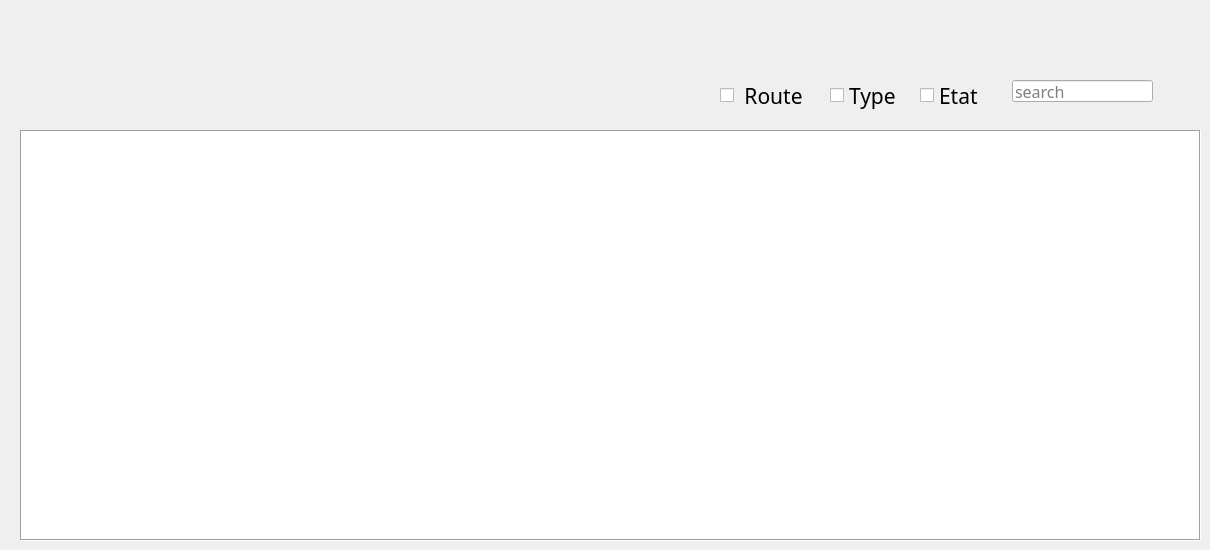
      <widget class="QWidget" name="page_23">
       <widget class="QPushButton" name="pushButton_AjouterComposant_2">
        <property name="geometry">
         <rect>
          <x>210</x>
          <y>50</y>
          <width>131</width>
          <height>41</height>
         </rect>
        </property>
        <property name="toolTip">
         <string>&lt;html&gt;&lt;head/&gt;&lt;body&gt;&lt;p&gt;Ajouter Un Comlposant&lt;/p&gt;&lt;/body&gt;&lt;/html&gt;</string>
        </property>
        <property name="styleSheet">
         <string notr="true">

#pushButton_AjouterComposant_2
  {
background-color: transparent;
border-image: url(:Ajouter Composant.png);
background: none;
border: none;
background-repeat: none;
}
#pushButton_AjouterComposant_2:hover
{
   border-image: url(:Ajouter Composant_hover.png);
}</string>
        </property>
        <property name="text">
         <string/>
        </property>
       </widget>
       <widget class="QLineEdit" name="Ressource_Search_2">
        <property name="geometry">
         <rect>
          <x>1012</x>
          <y>80</y>
          <width>141</width>
          <height>22</height>
         </rect>
        </property>
        <property name="font">
         <font>
          <family>Javanese Text</family>
          <pointsize>12</pointsize>
         </font>
        </property>
        <property name="toolTip">
         <string>search</string>
        </property>
        <property name="inputMask">
         <string/>
        </property>
        <property name="text">
         <string/>
        </property>
        <property name="frame">
         <bool>true</bool>
        </property>
        <property name="cursorPosition">
         <number>0</number>
        </property>
        <property name="placeholderText">
         <string>search</string>
        </property>
       </widget>
       <widget class="QCheckBox" name="checkBox_TYPE_RESS_2">
        <property name="geometry">
         <rect>
          <x>830</x>
          <y>80</y>
          <width>71</width>
          <height>31</height>
         </rect>
        </property>
        <property name="font">
         <font>
          <family>Corbel</family>
          <pointsize>16</pointsize>
         </font>
        </property>
        <property name="text">
         <string>Type </string>
        </property>
       </widget>
       <widget class="QCheckBox" name="checkBox_NOM_RESS_2">
        <property name="geometry">
         <rect>
          <x>720</x>
          <y>80</y>
          <width>91</width>
          <height>31</height>
         </rect>
        </property>
        <property name="font">
         <font>
          <family>Corbel</family>
          <pointsize>16</pointsize>
         </font>
        </property>
        <property name="text">
         <string> Route</string>
        </property>
       </widget>
       <widget class="QCheckBox" name="checkBox_ETAT_RESS_2">
        <property name="geometry">
         <rect>
          <x>920</x>
          <y>80</y>
          <width>81</width>
          <height>31</height>
         </rect>
        </property>
        <property name="font">
         <font>
          <family>Corbel</family>
          <pointsize>16</pointsize>
         </font>
        </property>
        <property name="text">
         <string>Etat</string>
        </property>
       </widget>
       <widget class="QTableView" name="tableView_Ressources_2">
        <property name="geometry">
         <rect>
          <x>20</x>
          <y>130</y>
          <width>1181</width>
          <height>411</height>
         </rect>
        </property>
        <property name="font">
         <font>
          <family>Javanese Text</family>
          <pointsize>14</pointsize>
         </font>
        </property>
        <property name="frameShape">
         <enum>QFrame::Box</enum>
        </property>
        <attribute name="horizontalHeaderCascadingSectionResizes">
         <bool>false</bool>
        </attribute>
        <attribute name="horizontalHeaderDefaultSectionSize">
         <number>238</number>
        </attribute>
        <attribute name="verticalHeaderDefaultSectionSize">
         <number>50</number>
        </attribute>
       </widget>
       <widget class="QPushButton" name="pushButton_Ress_BackBTN">
        <property name="geometry">
         <rect>
          <x>10</x>
          <y>0</y>
          <width>51</width>
          <height>41</height>
         </rect>
        </property>
        <property name="styleSheet">
         <string notr="true">
#pushButton_Ress_BackBTN {
background-color: transparent;
border-image: url(:Menu.png);
background: none;
border: none;
background-repeat: none;
}
</string>
        </property>
        <property name="text">
         <string/>
        </property>
       </widget>
       <widget class="QWidget" name="maintenance_clock2" native="true">
        <property name="geometry">
         <rect>
          <x>70</x>
          <y>10</y>
          <width>111</width>
          <height>101</height>
         </rect>
        </property>
       </widget>
      </widget>
